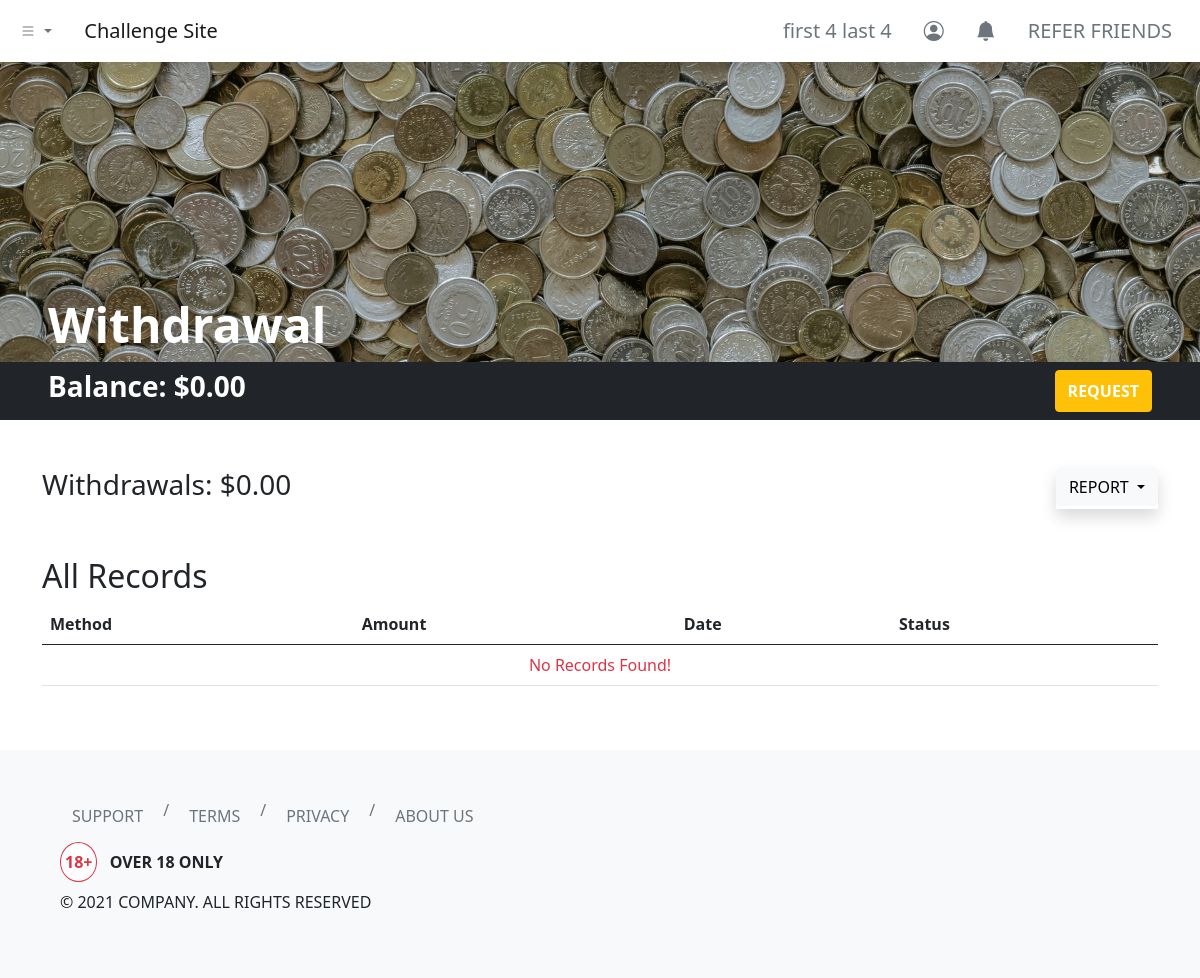
Page /dashboard/withdrawal/index.php (signed in) on the earlier database version.
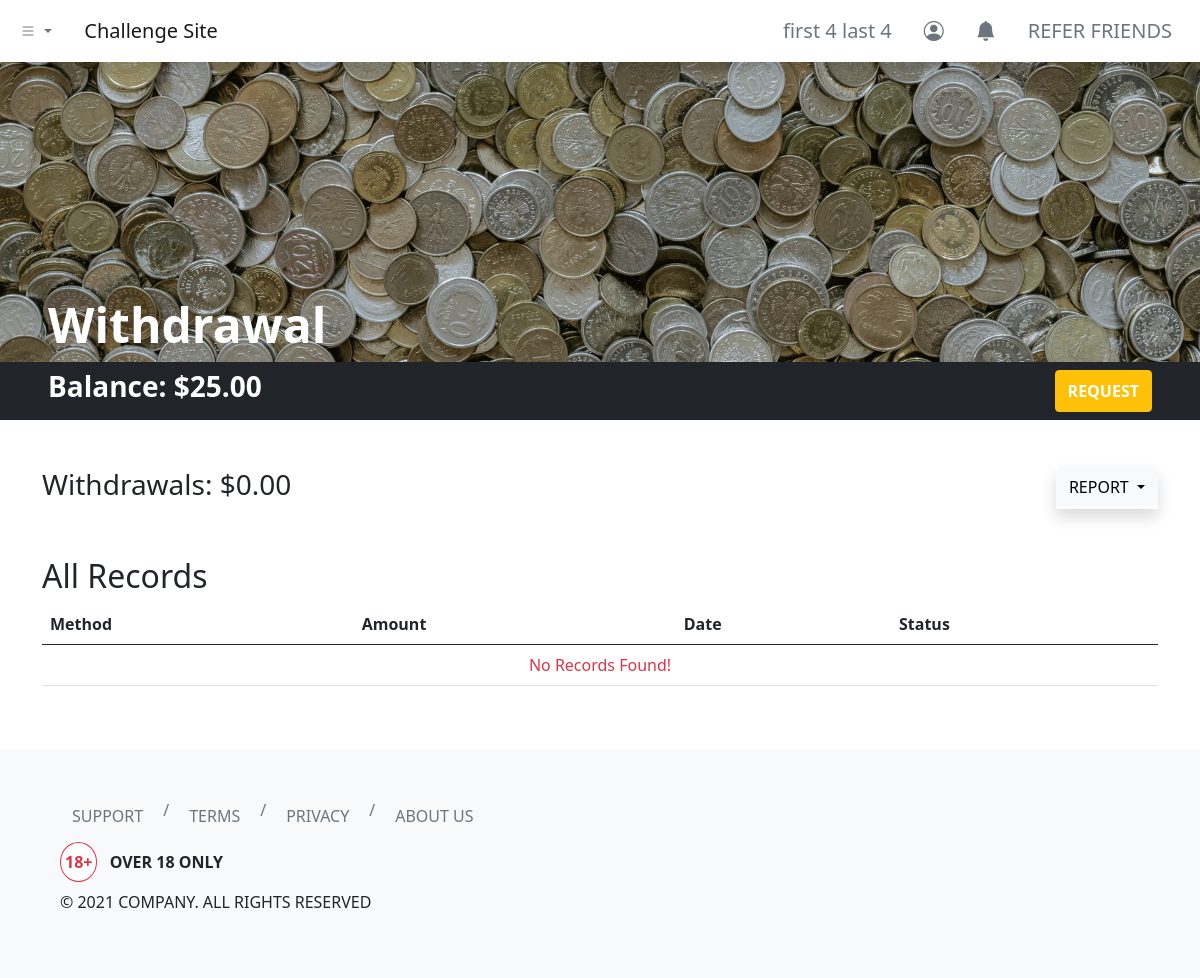
Same page on the later database version.
### tables this page shows
CREATE TABLE `users` (
  `id` int(11) NOT NULL,
  `username` varchar(255) NOT NULL,
  `first_name` varchar(255) NOT NULL,
  `last_name` varchar(255) NOT NULL,
  `email` varchar(255) NOT NULL,
  `user_password` varchar(255) NOT NULL,
  `balance` decimal(65,30) UNSIGNED NOT NULL DEFAULT 0.000000000000000000000000000000
);

### dashboard/withdrawal/index.php (the view, shortened to what this page needs)
<?php
include '../../header.php';
?>
<link rel="stylesheet" href="./index.css">
<div class="hero bg-dark d-flex align-items-end px-5">
    <h1 class="text-white display-5 fw-bold">Withdrawal</h1>
</div>
<div class="container-fluid bg-dark py-2 px-5">
    <div class="row">
        <div class="col d-flex justify-content-between">
            <h3 class="text-white fw-bold">Balance:
                <?php
                include_once '../../php-apis/db-config.php';
                $user_id = $_SESSION['id'];
                $sql3 = "SELECT * FROM users WHERE id=$user_id";
                $result3 = mysqli_query($conn, $sql3);
                if (mysqli_num_rows($result3) > 0) {
                    while ($row3 = mysqli_fetch_assoc($result3)) {
                        echo '$' . number_format($row3['balance'], 2, '.', '');
                    }
                } else {
                    header("Location: ../../php-apis/logout.php");
                    die();
                }
                ?>
            </h3>
            <button type="button" class="btn btn-warning text-uppercase text-white fw-bold" data-bs-toggle="modal" data-bs-target="#withdrawalModal">
                Request
            </button>
        </div>
    </div>
</div>
<div class="container my-5">
    <div class="row">
        <div class="col">
            <h3>Withdrawals:
                <?php
                $sql = "SELECT SUM(amount) AS withdrawalSum FROM withdrawal_log WHERE withdrawal_by = $user_id";
                $result = mysqli_query($conn, $sql);
                if (mysqli_num_rows($result) > 0) {
                    while ($row = mysqli_fetch_assoc($result)) {
                        echo '$' . number_format($row['withdrawalSum'], 2, '.', '');
                    }
                } else {
                    echo "$0.00";
                }
                ?>
            </h3>
        </div>
        <div class="col d-flex">
            <div class="dropdown shadow ms-auto">
                <button class="btn btn-light dropdown-toggle text-uppercase" type="button" data-bs-toggle="dropdown" aria-expanded="false">
                    Report
                </button>
            </div>
        </div>
    </div>
</div>
<div class="container my-5">
    <div class="row">
        <div class="col">
            <h2 class="text-capitalize"><?php echo (isset($_GET['report-filter']) && !empty($_GET['report-filter'])) ? (str_replace("-", " ", mysqli_real_escape_string($conn, clean_input($_GET['report-filter'])))) : ("All") ?> Records</h2>
            <table class="table">
                <thead>
                    <tr>
                        <th scope="col">Method</th>
                        <th scope="col">Amount</th>
                        <th scope="col">Date</th>
                        <th scope="col">Status</th>
                    </tr>
                </thead>
                <tbody>
                    <?php
                    if (isset($_GET['report-filter']) && !empty($_GET['report-filter'])) {
                        $reportFilter = mysqli_real_escape_string($conn, clean_input($_GET["report-filter"]));
                        switch ($reportFilter) {
                            case "current-month":
                                $sql2 = "SELECT * FROM withdrawal_log WHERE MONTH(server_timestamp) = MONTH(CURRENT_DATE()) AND YEAR(server_timestamp) = YEAR(CURRENT_DATE()) AND withdrawal_by = $user_id ORDER BY server_timestamp DESC";
                                break;
                            case "previous-month":
                                $sql2 = "SELECT * FROM withdrawal_log WHERE YEAR(server_timestamp) = YEAR(CURRENT_DATE() - INTERVAL 1 MONTH) AND MONTH(server_timestamp) = MONTH(CURRENT_DATE() - INTERVAL 1 MONTH) AND withdrawal_by = $user_id ORDER BY server_timestamp DESC";
                                break;
                            case "current-year":
                                $sql2 = "SELECT * FROM withdrawal_log WHERE YEAR(server_timestamp) = YEAR(CURRENT_DATE()) AND withdrawal_by = $user_id ORDER BY server_timestamp DESC";
                                break;
                            case "all":
                                $sql2 = "SELECT * FROM withdrawal_log WHERE withdrawal_by = $user_id ORDER BY server_timestamp DESC";
                                break;
                            default:
                                $sql2 = "SELECT * FROM withdrawal_log WHERE withdrawal_by = $user_id ORDER BY server_timestamp DESC";
                        }
                    } else {
                        $sql2 = "SELECT * FROM withdrawal_log WHERE withdrawal_by = $user_id ORDER BY server_timestamp DESC";
                    }
                    $result2 = mysqli_query($conn, $sql2);
                    if (mysqli_num_rows($result2) > 0) {
                        $count = 1;
                        while ($row2 = mysqli_fetch_assoc($result2)) {
                    ?>
                            <tr>
                                <th scope="row"><?php echo $count; ?></th>
                                <td><?php echo $row2['method']; ?></td>
                                <td><?php echo '$' . number_format($row2['amount'], 2, '.', ''); ?></td>
                                <td><?php echo $row2['client_date']; ?></td>
                            </tr>
                        <?php
                            $count++;
                        }
                    } else {
                        ?>
                        <tr>
                            <td colspan="4" class="text-center text-danger">No Records Found!</td>
                        </tr>
                    <?php } ?>
                </tbody>
            </table>
        </div>
    </div>
</div>
<?php
include '../../footer.php';
?>

### header.php (shortened to what this page needs)
<?php
function urlPrefix()
{
    if (basename(getcwd()) === basename(__DIR__)) {
        return './';
    } elseif (basename(dirname(getcwd())) === basename(__DIR__)) {
        return '../';
    } elseif (basename(dirname(dirname(getcwd()))) === basename(__DIR__)) {
        return '../../';
    } elseif (basename(dirname(dirname(dirname(getcwd())))) === basename(__DIR__)) {
        return '../../../';
    } else {
        return './';
    }
}
?>
<!DOCTYPE html>
<html lang="en">
<head>
    <link href="https://cdn.jsdelivr.net/npm/bootstrap@5.0.0-beta1/dist/css/bootstrap.min.css" rel="stylesheet">
    <link rel="stylesheet" href="https://cdn.jsdelivr.net/npm/bootstrap-icons@1.3.0/font/bootstrap-icons.css">
</head>
<body>
    <nav class="navbar navbar-expand-sm navbar-light bg-white shadow">
        <div class="container-fluid">
            <ul class="navbar-nav me-4">
                <li class="nav-item dropdown">
                    <a class="nav-link dropdown-toggle" href="#" id="navbarDropdownMenuLink" role="button" data-bs-toggle="dropdown" aria-expanded="false">
                        <i class="bi bi-list"></i>
                    </a>
                </li>
            </ul>
            <a class="navbar-brand" href="<?php echo urlPrefix(); ?>">Challenge Site</a>
            <div class="collapse navbar-collapse" id="navbarNavDropdown">
                <ul class="navbar-nav ms-auto">
                    <?php if (isset($_SESSION['id'])) { ?>
                        <li class="nav-item">
                            <a class="btn btn-lg btn-outline-secondary border-0" aria-current="page" href="<?php echo urlPrefix() . 'dashboard/profile/'; ?>">
                                <?php
                                include_once urlPrefix() . 'php-apis/db-config.php';
                                $user_id = $_SESSION['id'];
                                $sql = "SELECT * FROM users WHERE id=$user_id";
                                $result = mysqli_query($conn, $sql);
                                if (mysqli_num_rows($result) > 0) {
                                    while ($row = mysqli_fetch_assoc($result)) {
                                        echo $row['first_name'] . ' ' . $row['last_name'];
                                    }
                                } else {
                                    header("Location: " . urlPrefix() . "php-apis/logout.php");
                                    die();
                                }
                                ?>
                            </a>
                        </li>
                        <li class="nav-item">
                            <a class="btn btn-lg btn-outline-secondary border-0" aria-current="page" href="<?php echo urlPrefix() . 'dashboard/profile/'; ?>"><i class="bi bi-person-circle"></i></a>
                        </li>
                        <li class="nav-item">
                            <a class="btn btn-lg btn-outline-secondary border-0" aria-current="page" href="<?php echo urlPrefix() . 'dashboard/notifications/'; ?>"><i class="bi bi-bell-fill"></i></a>
                        </li>
                        <li class="nav-item">
                            <a class="btn btn-lg btn-outline-secondary border-0" aria-current="page" href="<?php echo urlPrefix() . 'dashboard/refer/'; ?>">REFER FRIENDS</a>
                        </li>
                    <?php } else { ?>
                        <li class="nav-item">
                            <a class="btn btn-lg btn-outline-secondary border-0" aria-current="page" href="<?php echo urlPrefix() . 'login/'; ?>">ENTER</a>
                        </li>
                    <?php } ?>
                </ul>
            </div>
        </div>
    </nav>

### footer.php (shortened to what this page needs)
<footer class="bg-light p-5">
    <div class="container-fluid">
        <div class="row">
            <div class="col">
                <nav aria-label="breadcrumb">
                    <ol class="breadcrumb">
                        <li class="breadcrumb-item"><a class="btn btn-outline-secondary border-0" href="<?php echo urlPrefix() . 'help/'; ?>">SUPPORT</a></li>
                        <li class="breadcrumb-item"><a class="btn btn-outline-secondary border-0" href="<?php echo urlPrefix() . 'terms/'; ?>">TERMS</a></li>
                        <li class="breadcrumb-item"><a class="btn btn-outline-secondary border-0" href="<?php echo urlPrefix() . 'privacy/'; ?>">PRIVACY</a></li>
                        <li class="breadcrumb-item"><a class="btn btn-outline-secondary border-0" href="<?php echo urlPrefix() . 'about/'; ?>">ABOUT US</a></li>
                    </ol>
                </nav>
            </div>
        </div>
        <div class="row">
            <div class="col">
                <p class="fw-bold"><span class="border border-danger rounded-circle bg-white text-danger px-1 py-2 me-2">18+</span> OVER 18 ONLY</p>
                <p>© 2021 COMPANY. ALL RIGHTS RESERVED</p>
            </div>
        </div>
    </div>
</footer>
</body>
</html>

### dashboard/withdrawal/index.css (style rules this page uses)
.hero { background-image: url('../../images/pawel-czerwinski-PtHP1wFSSYI-unsplash.jpg'); background-position: bottom; background-repeat: no-repeat; background-size: cover; min-height: 300px; }

Differences in the rows shown:
changed users "first 4": balance "0.00" → "25.00"
